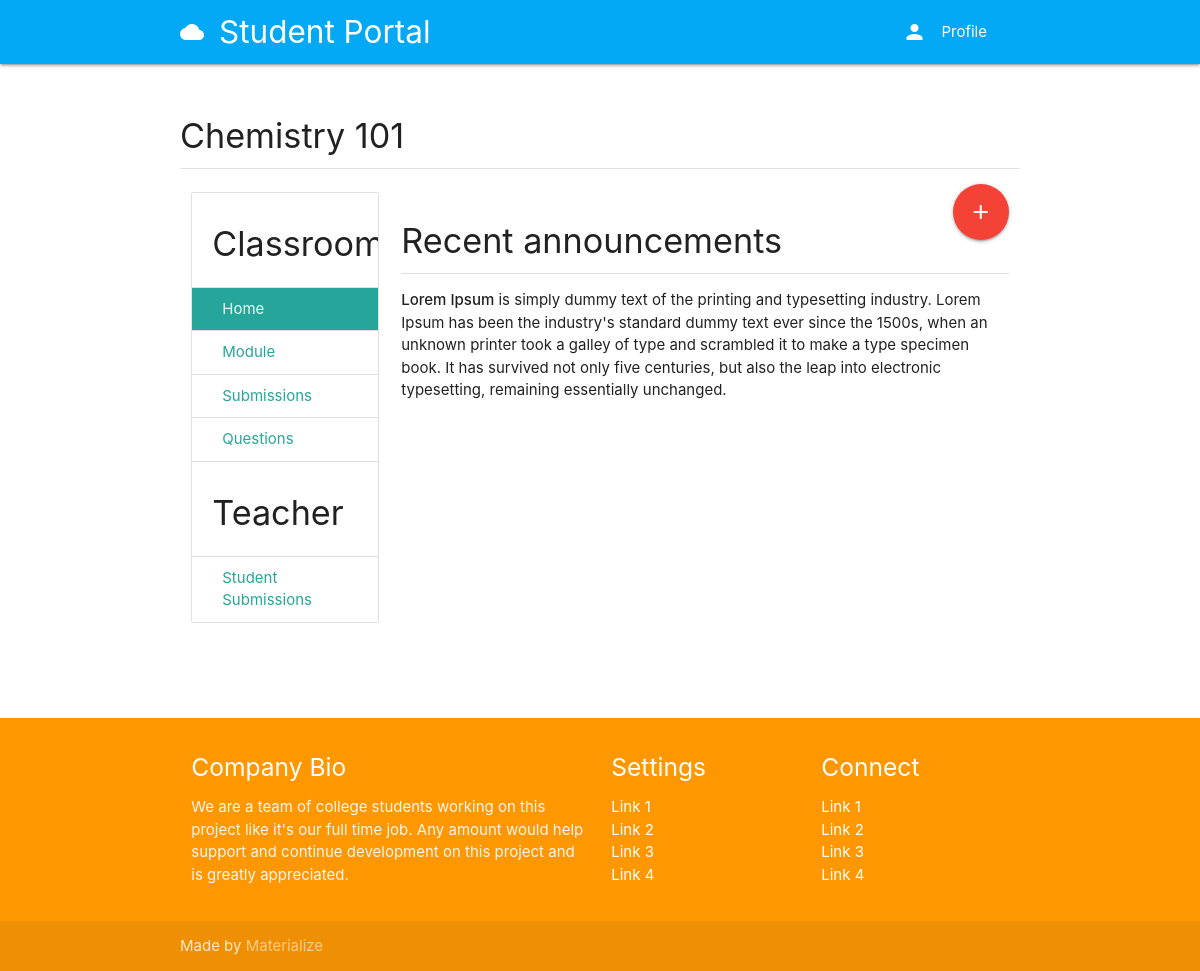
Page /course/fc336498-2d0a-4e61-ae8b-1f57174ee38d/ (signed in) on the committed database.
### classroom/models.py (models this page shows, shortened)
class Course(models.Model):
	id = models.UUIDField(primary_key=True, default=uuid.uuid4, editable=False)
	picture = models.ImageField(upload_to=user_directory_path)
	title = models.CharField(max_length=200)
	description = models.CharField(max_length=300)
	category = models.ForeignKey(Category, on_delete=models.CASCADE)
	syllabus = RichTextField()
	user = models.ForeignKey(User, on_delete=models.CASCADE, related_name='course_owner')
	enrolled = models.ManyToManyField(User)
	modules = models.ManyToManyField(Module)
	questions = models.ManyToManyField(Question)

### classroom/views.py (the view)
# urls.py: path('<course_id>/', CourseDetail, name='course'),
@login_required
def CourseDetail(request, course_id):
	user = request.user
	course = get_object_or_404(Course, id=course_id)
	teacher_mode = False
	if user == course.user:
		teacher_mode = True
	context = {
		'course': course,
		'teacher_mode': teacher_mode,
	}
	return render(request, 'classroom/course.html', context)

### authy/views.py (called while the page is built)
def SideNavInfo(request):
	user = request.user
	nav_profile = None
	if user.is_authenticated:
		nav_profile = Profile.objects.get(user=user)
	return {'nav_profile': nav_profile}

### direct/views.py (called while the page is built)
def CheckDirects(request):
    directs_count = 0
    if request.user.is_authenticated:
        directs_count = Message.objects.filter(user=request.user, is_read=False).count()
    return {'directs_count': directs_count}

### student_portal/templates/classroom/course.html (shortened to what this page needs)
{% extends 'base.html' %}
{% load static %}
{% block content %}
<div class="section">
	<h4>{{ course.title }}</h4>
	<div class="divider"></div>
</div>
<div class="row">
<div class="col s3">
      <ul class="collection with-header">
        <li class="collection-header"><h4>Classroom</h4></li>
        <a href="{% url 'course' course.id %" class="collection-item active">Home</a>
        <a href="{% url 'modules' course.id %}" class="collection-item">Module</a>
        <a href="{% url 'submissions' course.id %}" class="collection-item">Submissions</a>
        <a href="{% url 'questions' course.id %}" class="collection-item">Questions</a>
        {% if teacher_mode == True %}
          <li class="collection-header"><h4>Teacher</h4></li>
          <a href="{% url 'student-submissions' course.id %}" class="collection-item">Student Submissions</a>
        {% endif %}
      </ul>
</div>
<div class="col s9">
  {% if teacher_mode == True %}
    <a class="btn-floating btn-large waves-effect waves-light red right"><i class="material-icons">add</i></a>
  {% endif %}
  <div class="section">
    <h4>Recent announcements</h4>
    <div class="divider"></div>
    {{ course.syllabus | safe }}
  </div>
</div>
</div>
{% endblock %}

### rows in the picture
Course: title "Chemistry 101", syllabus "Lorem Ipsum is simply dummy text of the printing and typesetting industry. Lorem Ipsum has been the industry's standard dummy text ever since the 1500s, when an unknown printer took a galley of type and scrambled it to make a type specimen book. It has survived not only five centuries, but also the leap into electronic typesetting, remaining essentially unchanged."
